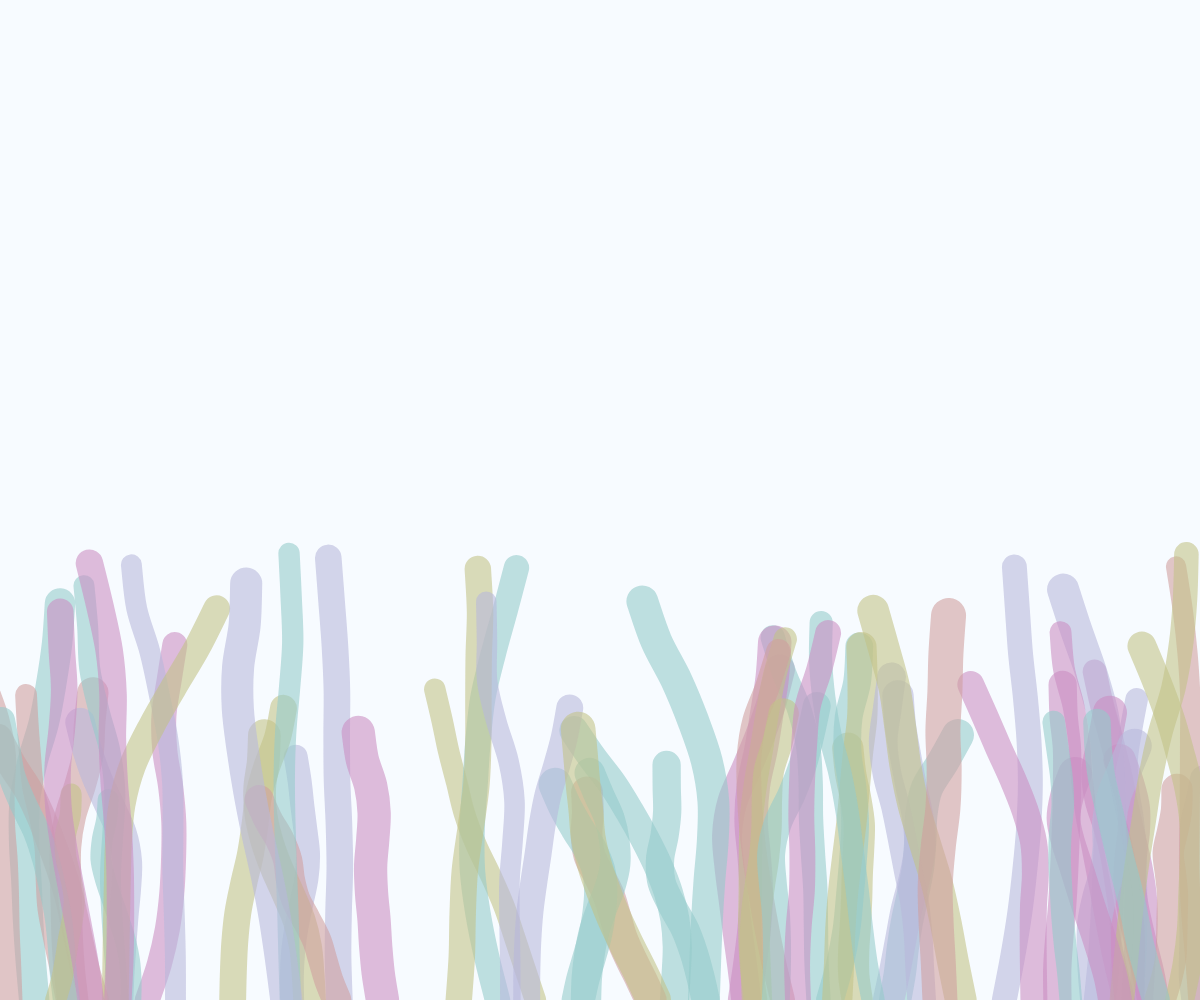
Frame 1 (no input)
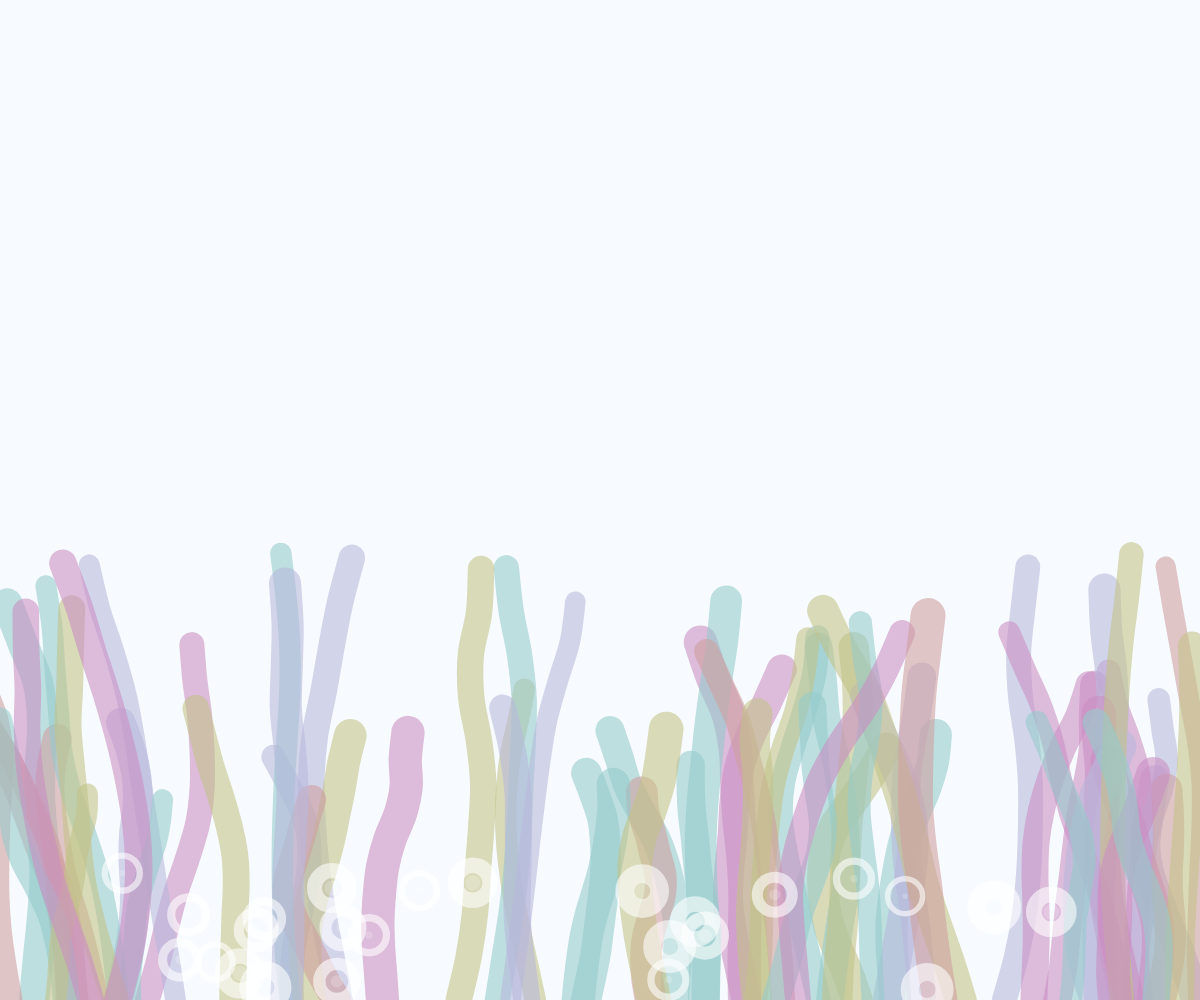
Frame 60 (no input)
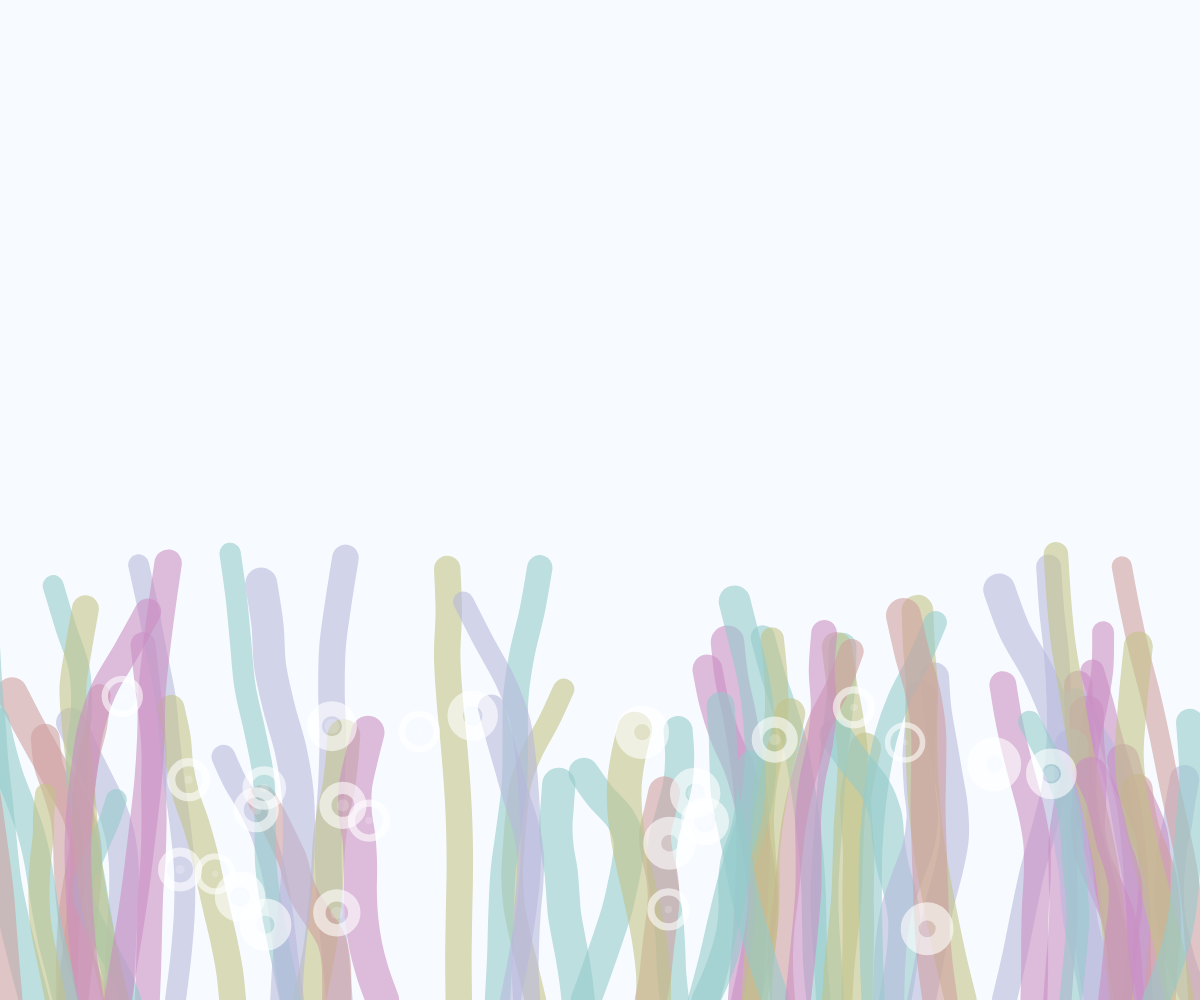
Frame 120 (the mouse pressed at the canvas centre since frame 60)

The p5.js sketch that drew these frames (run headless with seeded random() and noise() and a simulated clock; from frame 60 on, the mouse is pressed at the canvas centre):

// p5.js sketch
// ── sketch.js
let grasses = [];
let bubbles = [];
let numGrasses = 70;

function setup() {
  // 建立畫布
  createCanvas(windowWidth, windowHeight);
  initElements();
}

function draw() {
  clear(); // 清除畫布，這行很重要，否則背景會變全黑
  
  // 設定 0.3 透明度的水色背景 (e3f2fd = 227, 242, 253)
  background(227, 242, 253, 76); 

  for (let g of grasses) g.display();
  for (let b of bubbles) {
    b.update();
    b.display();
  }
}

function initElements() {
  grasses = [];
  bubbles = [];
  let colorPalette = ['#CF9E9E', '#C2C287', '#95CACA', '#B8B8DC', '#CA8EC2'];
  for (let i = 0; i < numGrasses; i++) {
    grasses.push(new Grass(random(width), height, colorPalette));
  }
  for (let i = 0; i < 25; i++) {
    bubbles.push(new Bubble());
  }
}

class Grass {
  constructor(x, y, palette) {
    this.x = x;
    this.y = y;
    this.h = random(height * 0.2, height * 0.45);
    this.w = random(20, 35);
    this.speed = random(0.01, 0.02);
    this.off = random(1000);
    let c = color(random(palette));
    c.setAlpha(150);
    this.color = c;
  }
  display() {
    noFill();
    stroke(this.color);
    strokeWeight(this.w);
    strokeCap(ROUND);
    beginShape();
    for (let i = 0; i <= 10; i++) {
      let t = i / 10;
      let nx = noise(t * 0.5, frameCount * this.speed + this.off);
      let x = this.x + map(nx, 0, 1, -200 * t, 200 * t);
      let y = this.y - t * this.h;
      if (i == 0) curveVertex(x, y);
      curveVertex(x, y);
      if (i == 10) curveVertex(x, y);
    }
    endShape();
  }
}

class Bubble {
  constructor() { this.init(); }
  init() {
    this.x = random(width);
    this.y = height + 50;
    this.s = random(5, 20);
    this.sp = random(1, 3);
  }
  update() {
    this.y -= this.sp;
    if (this.y < -20) this.init();
  }
  display() {
    stroke(255, 150);
    fill(255, 50);
    circle(this.x, this.y, this.s);
  }
}

function windowResized() {
  resizeCanvas(windowWidth, windowHeight);
}
